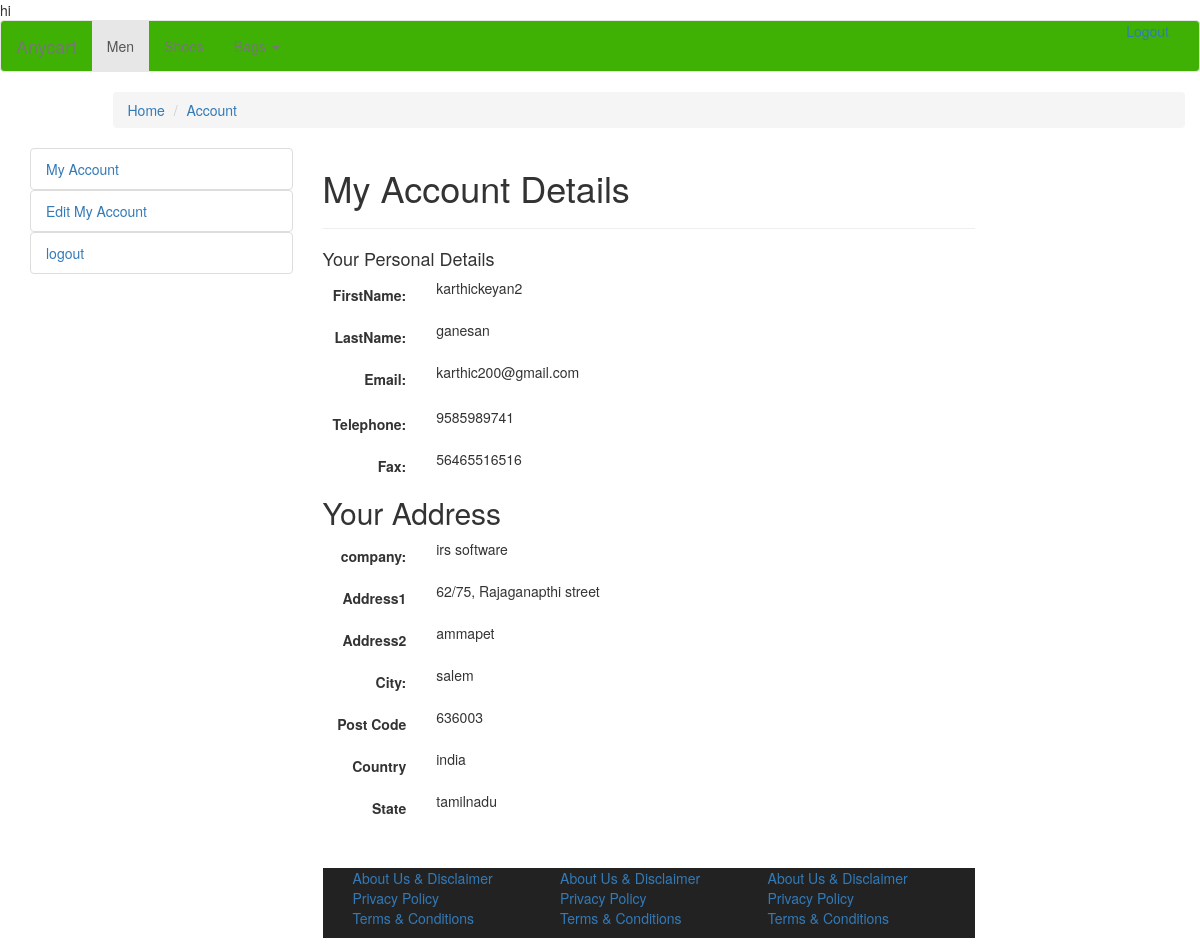
The app's page /account.php (signed in), older data.
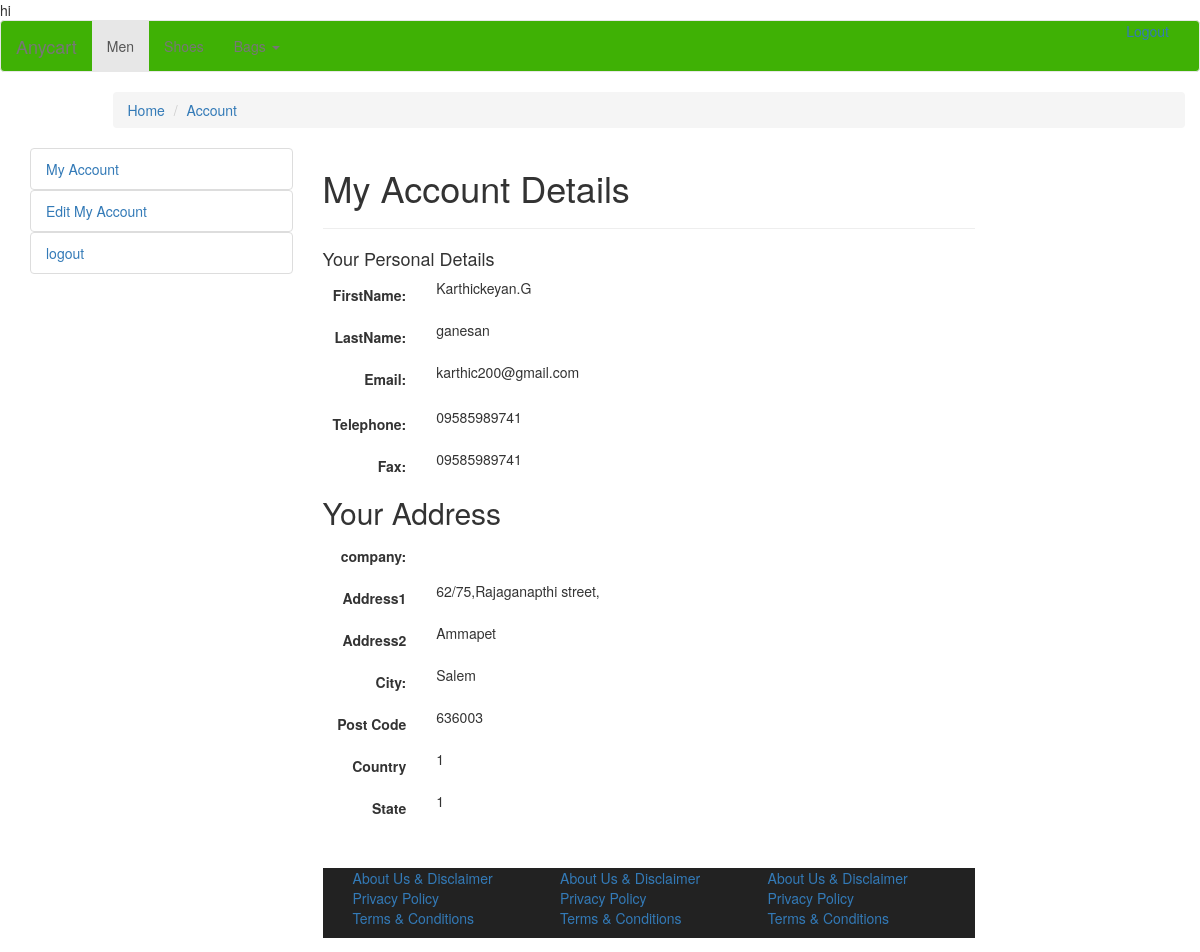
The same page, newer data.
### tables this page shows
CREATE TABLE IF NOT EXISTS `register` (
`id` int(100) NOT NULL,
  `fname` varchar(20) NOT NULL,
  `lname` varchar(20) NOT NULL,
  `email` varchar(25) NOT NULL,
  `telephone` varchar(12) NOT NULL,
  `fax` varchar(20) NOT NULL,
  `company` varchar(50) NOT NULL,
  `address1` varchar(50) NOT NULL,
  `address2` varchar(50) NOT NULL,
  `city` varchar(20) NOT NULL,
  `postal_code` varchar(20) NOT NULL,
  `country` varchar(20) NOT NULL,
  `region/state` varchar(20) NOT NULL,
  `password` varchar(20) NOT NULL,
  `pic_path` varchar(50) NOT NULL
);

### account.php (the view, shortened to what this page needs)
<?php
include_once("db.php");
$username1 = $_SESSION['email'];
$sql="SELECT * FROM `register` WHERE email='$username1'";
$row1=$conn->query($sql);
if ($row1->num_rows > 0) {
     while($row = $row1->fetch_assoc()) {
         $fname=$row['fname'];
	$lname=$row['lname'];
	$email=$row['email'];
	$telephone=$row['telephone'];
	$fax=$row['fax'];
	$company=$row['company'];
	$address1=$row['address1'];
	$address2=$row['address2'];
	$city=$row['city'];
	$post_code=$row['postal_code'];
	$country=$row['country'];
	$state=$row['region/state'];
     }
}
 include_once("header.php")
 ?>
<div class="container">
	<div class="row">
		<div class="col-md-offset-1">
			<ol class="breadcrumb">
			  <li><a href="#">Home</a></li>
			  <li><a href="account.php">Account</a></li>
			</ol>
		</div>
	</div>
</div>
<div class="container-fluid">
	<div class="col-md-3">
	<?php include_once("sidebar.php")?>
	</div>
<div class="col-md-7">
<h1>My Account Details</h1><hr>
<h4>Your Personal Details</h4>
  <form data-toggle="validator" role="form" class="form-horizontal" method="post" name="register" action="<?php  ?>">
  <div class="form-group">
      <label class="col-sm-2 control-label " for="FirstName" >FirstName:</label>
	  <div class="col-sm-10">
		<td><?php echo "$fname" ?></td>
	  </div>
  </div>
	<div class="form-group">
      <label class="col-sm-2 control-label" for="LastName">LastName:</label>
	  <div class="col-sm-10">
		<td><?php echo "$lname" ?></td>
	  </div>
    </div>
    <div class="form-group">
      <label class="col-sm-2 control-label" for="email">Email:</label>
	  <div class="col-sm-10">
		<td><?php echo "$email" ?></td>
	  </div>
    </div>
	<div class="form-group">
      <label class="col-sm-2 control-label" for="phone">Telephone:</label>
	  <div class="col-sm-10">
		<td><?php echo "$telephone" ?></td>
	  </div>
    </div>
	<div class="form-group">
      <label class="col-sm-2 control-label" for="Fax">Fax:</label>
	  <div class="col-sm-10">
		<td><?php echo "$fax" ?></td>
	  </div>
	  </div>
    <h2>Your Address</h2>
  <div class="form-group">
      <label class="col-sm-2 control-label" for="Company">company:</label>
	  <div class="col-sm-10">
		<td><?php echo "$company" ?></td>
	  </div>
    </div>
	<div class="form-group">
      <label class="col-sm-2 control-label" for="LastName">Address1</label>
	  <div class="col-sm-10">
		<td><?php echo "$address1" ?></td>
	  </div>
    </div>
    <div class="form-group">
      <label class="col-sm-2 control-label" for="email">Address2</label>
	  <div class="col-sm-10">
		<td><?php echo "$address2" ?></td>
	  </div>
    </div>
	<div class="form-group">
      <label class="col-sm-2 control-label" for="phone">City:</label>
	  <div class="col-sm-10">
		<td><?php echo "$city" ?></td>
	  </div>
    </div>
	<div class="form-group">
      <label class="col-sm-2 control-label" for="Fax">Post Code</label>
      <div class="col-sm-10">
	  <td><?php echo "$post_code" ?></td>
	  </div>
    </div>
	<div class="form-group">
      <label class="col-sm-2 control-label" for="Fax">Country</label>
	  <div class="col-sm-10">
<td><?php echo "$country" ?></td>
	  </div>
    </div>
	<div class="form-group">
      <label class="col-sm-2 control-label" for="Fax">State</label>
	  <div class="col-sm-10">
			<td><?php echo "$state" ?></td>
	  </div>
    </div>
<?php
 include_once("footer.php")
 ?>

### header.php (shortened to what this page needs)
<!DOCTYPE html>
<html lang="en">
<head>
<link href="css/bootstrap.css" type="text/css" rel="stylesheet">
</head>
<body>
<nav class="navbar navbar-default">
  <div class="container-fluid">
    <div class="navbar-header">
      <a class="navbar-brand" href="#">Anycart</a>
    </div>
    <div class="collapse navbar-collapse" id="bs-example-navbar-collapse-1">
      <ul class="nav navbar-nav">
        <li class="active"><a href="#">Men <span class="sr-only">(current)</span></a></li>
        <li><a href="#">Shoes</a></li>
        <li class="dropdown">
          <a href="#" class="dropdown-toggle" data-toggle="dropdown" role="button" aria-haspopup="true" aria-expanded="false">Bags <span class="caret"></span></a>
        </li>
      </ul><?php
	  if(isset($_SESSION['email']))
{
	echo ' <div class="pull-right">' ;
	    echo '   <a href="logout.php">Logout</a> ';
	 echo ' </div> ';
}
?>
    </div>
  </div>
</nav>

### sidebar.php
<ul class="list-group">
 <a href="account.php"><li class="list-group-item">My Account</li></a>
 <a href="accountedit.php"><li class="list-group-item">Edit My Account</li></a>
 <a href="logout.php"><li class="list-group-item">logout</li></a>
</ul>

### footer.php
<footer class="footer" style="margin-top: 50px; background-color:#222">
<div class="container-fluid">
<div class="col-md-4">
<ul class="list-unstyled">
                    <li class="privacy-li"><a href="">About Us &amp; Disclaimer</a></li>
                    <li class="privacy-li"><a href="">Privacy Policy</a></li>
                    <li class="privacy-li"><a href="">Terms &amp; Conditions</a></li>
                  </ul>
</div>
<div class="col-md-4">
<ul class="list-unstyled">
                    <li class="privacy-li"><a href="">About Us &amp; Disclaimer</a></li>
                    <li class="privacy-li"><a href="">Privacy Policy</a></li>
                    <li class="privacy-li"><a href="">Terms &amp; Conditions</a></li>
                  </ul>
</div>
<div class="col-md-4">
<ul class="list-unstyled">
                    <li class="privacy-li"><a href="">About Us &amp; Disclaimer</a></li>
                    <li class="privacy-li"><a href="">Privacy Policy</a></li>
                    <li class="privacy-li"><a href="">Terms &amp; Conditions</a></li>
                  </ul>
</div>
</div>
</footer>
</body>
</html>

### header.php (style rules this page uses)
.navbar-default { background-color:rgb(63, 177, 5); }

Row changes from the older to the newer data that the page shows:
no longer on this page (row edited): register: fname "karthickeyan2", lname "ganesan", email "karthic200@gmail.com", telephone "9585989741", fax "56465516516", company "irs software", address1 "62/75, Rajaganapthi street", address2 "ammapet", city "salem", postal_code "636003", country "india", value "tamilnadu"
added register: fname "Karthickeyan.G", lname "ganesan", email "karthic200@gmail.com", telephone "09585989741", fax "09585989741", address1 "62/75,Rajaganapthi street,", address2 "Ammapet", city "Salem", postal_code "636003", country "1", value "1"
